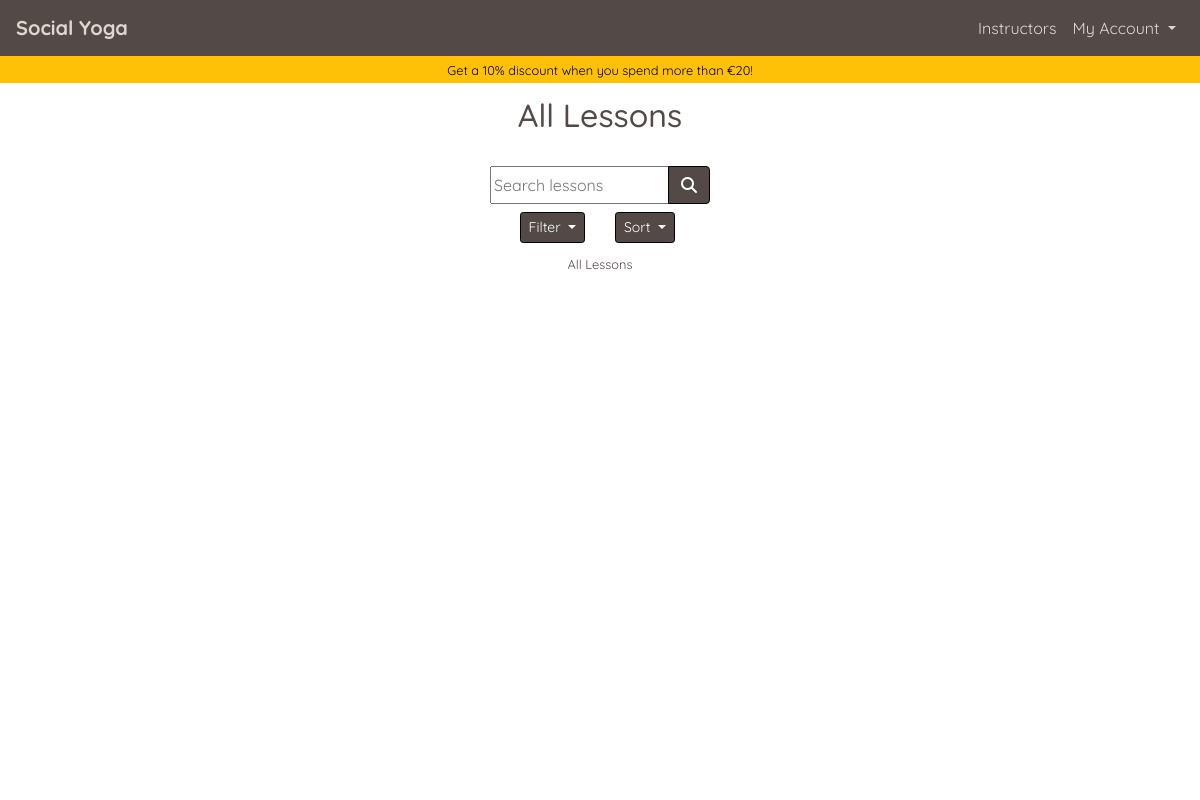
The page /lessons/ on the database as committed earlier.
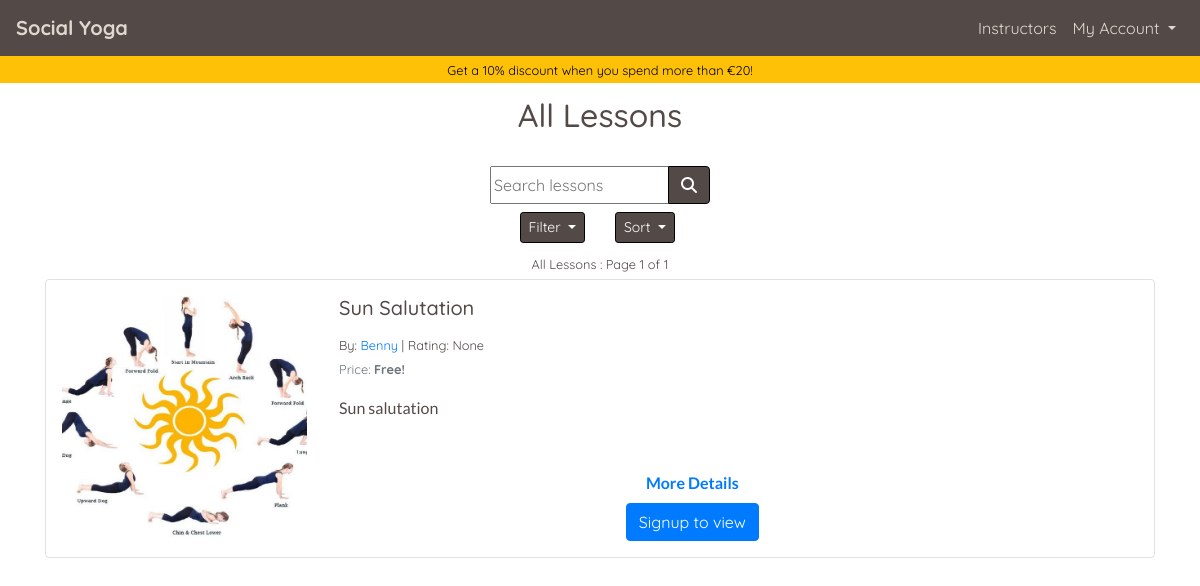
The same page on the database as committed later.
### lessons/models.py (models this page shows, shortened)
class Lesson(models.Model):
    lesson_id = models.CharField(max_length=32, null=False, editable=False)
    instructor_profile = models.ForeignKey(
        UserProfile, on_delete=models.SET_NULL, null=True,
        blank=True, related_name='lessons'
        )
    lesson_name = models.CharField(max_length=32, null=False, editable=True)
    card_description = models.TextField(max_length=254)
    description = models.TextField(max_length=2048)
    image = ResizedImageField(
        size=[600, 600], quality=75, crop=['middle', 'center'],
        force_format='JPEG', upload_to='lesson_images/'
        )
    rating = models.DecimalField(
        max_digits=5, decimal_places=0, null=True, blank=True
        )
    video_url = models.URLField(
        max_length=1024, blank=False, null=False
        )
    time = models.IntegerField(blank=False, null=False)
    is_free = models.BooleanField(default=True)
    price = models.DecimalField(
        max_digits=6, decimal_places=2, blank=False, null=False, default=0.00
        )

### profiles/models.py (models this page shows, shortened)
class UserProfile(models.Model):
    user = models.OneToOneField(User, on_delete=models.CASCADE)
    first_name = models.CharField(max_length=50, null=False, blank=False)
    last_name = models.CharField(max_length=50, null=False, blank=False)
    is_instructor = models.BooleanField(default=False)
    requested_instructor_status = models.BooleanField(default=False)
    card_description = models.TextField(max_length=256, blank=True, default='')
    profile_description = models.TextField(max_length=650, default='')
    image = ResizedImageField(
        size=[600, 600], quality=75, crop=['middle', 'center'],
        force_format='JPEG', null=True, blank=True,
        upload_to='profile_images/'
        )
    rating = models.DecimalField(
        max_digits=5, decimal_places=0, null=True, blank=True
        )
    lesson_count = models.IntegerField(default=0, editable=False)
    def __str__(self):
        return self.user.username

### lessons/views.py (the view, shortened to what this page needs)
# urls.py: path('', views.lessons, name='lessons'),
def lessons(request):
    profile = get_profile_or_none(request)
    lessons = Lesson.objects.all().annotate(
        review_count=Count('reviewedLesson'))
    subscribed_lesson_list = []
    paid_lesson_list = []
    page_title = 'All Lessons'
    sub_title = None
    filter_title = 'All Lessons'
    filter_subtitle = ''
    valid_sort_values = ['lesson_name',
                         'instructor_profile',
                         'rating',
                         'price']
    sortby = 'rating'
    filter_by = 'all_lessons'
    sort_direction = 'desc'
    instructor_to_display = None
    query = ''
    page_number = 1  # Default page number
    lessons_on_page = 5  # No of lessons on a page at once
    if sort_direction == 'asc':
        if sortby == 'rating':
            lessons = lessons.order_by(
                (F(sortby).asc(nulls_last=True)), 'review_count')
        else:
            lessons = lessons.order_by(F(sortby).asc(nulls_last=True))
    else:
        if sortby == 'rating':
            lessons = lessons.order_by(
                (F(sortby).desc(nulls_last=True)), '-review_count')
        else:
            lessons = lessons.order_by(F(sortby).desc(nulls_last=True))
    p = Paginator(lessons, lessons_on_page)
    try:
        page_object = p.page(page_number)
    except EmptyPage:
        messages.error(request, "Page does not exist, returning to page 1")
        page_object = p.page(1)
    template = 'lessons/lessons.html'
    context = {
        'profile': profile,
        'lessons': page_object,
        'subscribed_lesson_list': subscribed_lesson_list,
        'paid_lesson_list': paid_lesson_list,
        'page_title': page_title,
        'sub_title': sub_title,
        'filter_title': filter_title,
        'filter_subtitle': filter_subtitle,
        'sort_by': sortby,
        'sort_direction': sort_direction,
        'filter_by': filter_by,
        'instructor_to_display': instructor_to_display,
        'current_query': query,
        'show_discount_banner': True,
    }
    return render(request, template, context)

### home/contexts.py (called while the page is built)
def purchased_lessons(request):
    profile = get_profile_or_none(request)
    purchased = None
    purchased_lesson_ids = []
    if profile:
        purchased = OrderLineItem.objects.filter(profile=profile)
        if purchased:
            for item in purchased:
                purchased_lesson_ids.append(item.lesson.lesson_id)
    context = {
        'purchased_lessons': purchased,
        'purchased_lesson_ids': purchased_lesson_ids,
    }
    return context

### yoga/utils.py (called while the page is built)
def get_profile_or_none(request):
    try:
        return UserProfile.objects.get(user=request.user)
    except Exception:
        return None

### lessons/templates/lessons/lessons.html (shortened to what this page needs)
{% extends "base.html" %}
{% load static %}
{% block page_header %}
<div class="container header-container">
    <div class="row">
        <div class="col">
            <h1 class="text-center title-text my-3 {% if show_discount_banner %}pt-xl-4{% endif %}" id="lesson-page-title">{{ page_title}}</h1>
        </div>
    </div>
</div>
{% endblock %}
{% block content %}
<div class="overlay"></div>
<div class="container page-contents">
    <div class="row">
        <div class="col-12 mt-2">
            {% include 'lessons/includes/lesson_sorting.html' %}
            <p class="text-center mb-1">
                <strong>
                    <small>
                        {{ filter_title }}{{ filter_subtitle }}{% if lessons %} : Page {{ lessons.number }} of {{ lessons.paginator.num_pages }}{% endif %}
                    </small>
                </strong>
            </p>
            {% if lessons %}
                {% for lesson in lessons %}
                    {% include 'lessons/includes/lesson_card.html' %}
                {% endfor %}
            {% else %}
                {% if instructor_to_display %}
                    <p class="text-center mt-5"><strong>No lesons available</strong></p>
                {% endif %}
            {% endif %}
        </div>
    </div>
</div>
{% endblock %}

### lessons/templates/lessons/includes/lesson_card.html
<div class="card mb-3 border custom-border" style="width: 100%;" id="{{ lesson.lesson_id }}">
    <div class="row no-gutters">
        <div class="col-md-3 d-flex">
            {% if lesson.image %}
                <div class="lesson-card-image-container m-auto p-3 text-center">
                    <img class="lesson-card-image img-fluid" src="{{ lesson.image.url }}" alt="{{ lesson.lesson_name }}">
                </div>
            {% endif %}
        </div>
        <div class="col-md-8">
            <div class="card-body p-3 h-100 d-flex flex-column">
                <h5 class="card-title">{{ lesson.lesson_name }}</h5>
                <p class="card-text mb-0"><small>By: <a href="{% url 'lessons' %}?instructor={{ lesson.instructor_profile.id }}">{{ lesson.instructor_profile }}</a> | Rating: {{ lesson.rating }}{% if lesson.rating %}/10{% endif %}</small></p>
                {% if lesson.price > 0 %}
                    <p class="card-text"><small class="text-muted">Price:
                        {% if lesson.lesson_id in purchased_lesson_ids %}
                            <span class="text-success"><strong>Purchased!</strong></small></span>
                        {% else %}
                            <span> €{{ lesson.price }}</small></span>
                        {% endif %}
                    </p>
                {% else %}
                    <p class="card-text"><small class="text-muted">Price: <strong>Free!</strong></small></p>
                {% endif %}
                <p class="card-text alt-font">{{ lesson.card_description }}</p>
                <p class="card-text alt-font mb-2 mt-auto text-center text-info"><a href="" onclick="javascript:get_modal_data('{{ lesson.lesson_id }}')" class=""><strong>More Details</strong></a></p>
                <div class="lesson-card-button-container mt-0 w-100 d-flex">
                    <div class="buttons mx-auto">
                        {% if user.is_authenticated %}
                            {% if lesson.lesson_id not in paid_lesson_list and lesson.is_free == False %}
                            <a class="btn btn-warning" href="" onclick="javascript:add_to_basket('{{ lesson.lesson_id }}')" id="add_{{ lesson.lesson_id }}" role="button"><span>{% if lesson.lesson_id in basket_item_ids %}In basket{% else %}€{{ lesson.price }}{% endif %}</span>
                                    <span class="icon">
                                        <i class="fas fa-cart-plus"></i>
                                    </span>
                                </a>
                            {% elif lesson.lesson_id in subscribed_lesson_list and lesson%}
                                <span class="btn btn-warning button-unsubscribe" id="unsubscribe_lesson_button_id_{{ lesson.lesson_id }}" href="" onclick="javascript:subscribe('false', '{{ lesson.lesson_id }}', '{{ current_filter }}')" role="button">Unsubscribe</span>
                                <span hidden class="btn btn-danger" href="" id="subscribe_lesson_button_id_{{ lesson.lesson_id }}" onclick="javascript:subscribe('true', '{{ lesson.lesson_id }}', '{{ current_filter }}')" role="button">Subscribe to lesson</span>
                                <a class="btn btn-success" href="{% url 'studio' lesson.lesson_id %}" id="start_lesson_button_id_{{ lesson.lesson_id }}" role="button">Start Lesson</a>
                            {% else %}
                                <span hidden class="btn btn-warning button-unsubscribe" id="unsubscribe_lesson_button_id_{{ lesson.lesson_id }}" href="" onclick="javascript:subscribe('false', '{{ lesson.lesson_id }}', '{{ current_filter }}')" role="button">Unsubscribe</span>
                                <span class="btn btn-danger" href="" id="subscribe_lesson_button_id_{{ lesson.lesson_id }}" onclick="javascript:subscribe('true', '{{ lesson.lesson_id }}', '{{ current_filter }}')" role="button">Subscribe to lesson</span>
                                <a hidden class="btn btn-success" href="{% url 'studio' lesson.lesson_id %}" id="start_lesson_button_id_{{ lesson.lesson_id }}" role="button">Start Lesson</a>
                            {% endif %}
                        {% else %}
                            <a class="btn btn-primary" href="{% url 'account_signup' %}" role="button">Signup to view</a>
                        {% endif %}
                    </div>
                </div>
            </div>
        </div>
    </div>
</div>

Rows that differ between the two databases and show on the page:
added Lesson: image (picture), lesson_name "Sun Salutation", instructor_profile "Benny", rating "None", shows "Price:", price "Free!", card_description "Sun salutation"
Other text that changed with them:
{{ lessons.number }}: (not shown) → "1"
{{ lessons.paginator.num_pages }}: (not shown) → "1"
text now shown: ": Page of"
